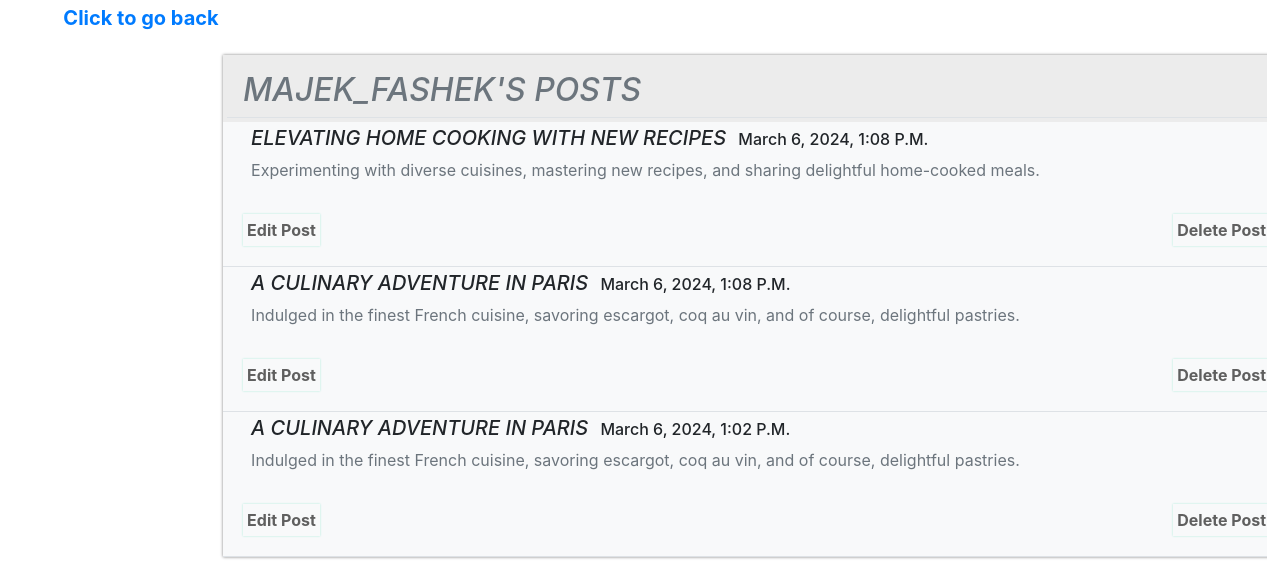
Page /my-posts/ (signed in) on the committed database.
### blogapp/models.py (models this page shows, shortened)
class Post(models.Model):
    title = models.CharField(max_length=100)
    content = models.TextField()
    date_posted = models.DateTimeField(default=timezone.now) #uses the system timezone settings
    author = models.ForeignKey(User, on_delete=models.CASCADE)

### blogapp/views.py (the view)
# urls.py: path("my-posts/", views.userpost, name="blog-post"),            # FOR THE LOGGED IN USER TO VIEW HIS OWN POSTS
@login_required
def userpost(request):
    userposts = Post.objects.filter(author=request.user).order_by('-date_posted')
    return render(request, 'blogapp/userpost.html', {'user_posts' : userposts})

### blogapp/templates/blogapp/userpost.html (shortened to what this page needs)
{% extends 'blogapp/index.html'%}
{% block navbar%}
<div class="navbar navbar-brand">
    <a href="{% url 'profile'%}">Click to go back</a>
</div>
{% endblock navbar%}
{% block content%}
<div class="content-section2 container p-0 pt-2">
    <div class="media m-1 border-bottom">
        <div class="media-body pt-1">
            <h2 class="text-muted pl-3 text-uppercase"><em>{{request.user.username}}'s Posts</em></h2>
        </div>
    </div>
    {% if user_posts %}
        {% for post in user_posts %}
        <div class="container-lg bg-light p-1 border-bottom">
            <h2 class="account-body ml-lg-4 h6 text-capitalize"><em class="text-uppercase h5 mr-2">{{post.title}}</em> {{post.date_posted}}</h2>
            <p class="text-secondary ml-4">{{post.content}}</p>
            <div class="post-edit-delete p-3">
                <button type="button" class="post-edit-btn"><a href="{% url 'post-update' post.pk %}" class="text-decoration-none">Edit Post</a></button>
                <button type="button" class="post-edit-btn"><a href="{% url 'post-delete' post.pk %}" class="text-decoration-none">Delete Post</a></button>
            </div>
        </div>
        {% endfor %}
    {% else %}
        <div class="container-lg bg-light p-1 border-bottom">
            <h2 class="account-body ml-lg-4 h2 text-capitalize"><em class="text-uppercase h5 mr-2">No posts yet</em></h2>
        </div>
    {% endif %}
</div>
{% endblock content %}

### blogapp/static/css/index.css (style rules this page uses)
* { padding: 0; margin: 0; box-sizing: border-box; }
.navbar-brand { font-weight: 700; }
.navbar { padding: 3px 5%; }
.content-section2 { box-shadow: 0 0 3px gray; width: 130%; }
button { font-weight: 700; background: transparent; border: none; outline: none; cursor: pointer; }
.content-section2 { background: #ececec; }
.post-edit-delete { display: flex; justify-content: space-between; align-items: center; padding-top: 10px; }
.post-edit-btn { background: transparent; box-shadow: 0 0 2px rgb(170, 236, 217); padding: 4px; border: none; }
.post-edit-btn a { color: #5f5f5f; }

### rows in the picture
Post: title "ELEVATING HOME COOKING WITH NEW RECIPES", date_posted "March 6, 2024, 1:08 P.m.", content "Experimenting with diverse cuisines, mastering new recipes, and sharing delightful home-cooked meals."
Post: title "A CULINARY ADVENTURE IN PARIS", date_posted "March 6, 2024, 1:08 P.m.", content "Indulged in the finest French cuisine, savoring escargot, coq au vin, and of course, delightful pastries."
Post: title "A CULINARY ADVENTURE IN PARIS", date_posted "March 6, 2024, 1:02 P.m.", content "Indulged in the finest French cuisine, savoring escargot, coq au vin, and of course, delightful pastries."

### other values in the picture
{{ request.user.username }} "MAJEK_FASHEK"
